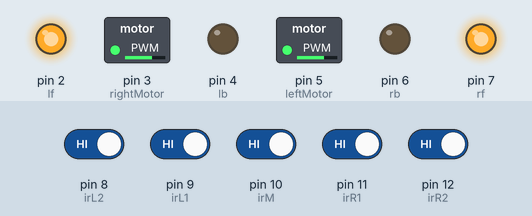
Recording of a sketch running on a simulated Arduino Uno, built with avr-gcc and run on an emulated ATmega328P. Parts: switched loads named in the sketch (green lamp = pin HIGH), output pins drawn as LEDs (lit = HIGH). The test bench sets the inputs (shaded band); at power-on: pin 8 (irL2), pin 9 (irL1), pin 10 (irM), pin 11 (irR1), pin 12 (irR2) HIGH.

Above: at 1.2 s.
1.3 s: pin 9 (irL1) driven LOW
At 2.6 s:
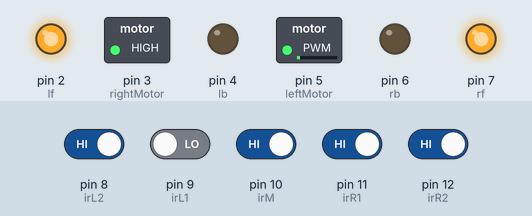
3.8 s: pin 10 (irM) driven LOW
At 5.7 s:
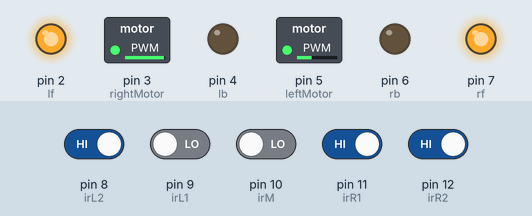
6.3 s: pin 12 (irR2) driven LOW
At 6.8 s:
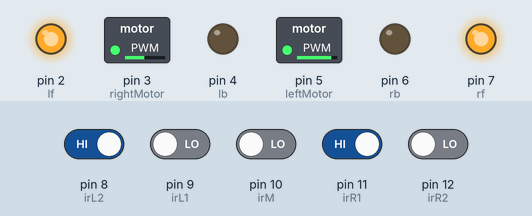
9.3 s: pin 8 (irL2) driven LOW
At 10.3 s:
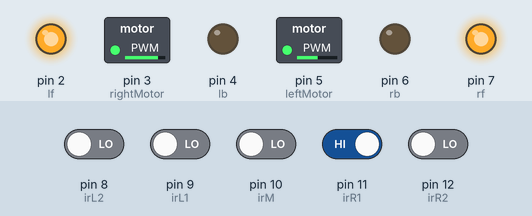
10.8 s: pin 11 (irR1) driven LOW
At 11.5 s:
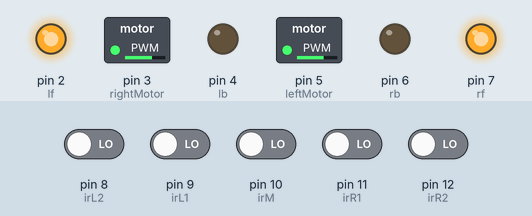
12.3 s: pin 9 (irL1) driven HIGH
At 12.6 s:
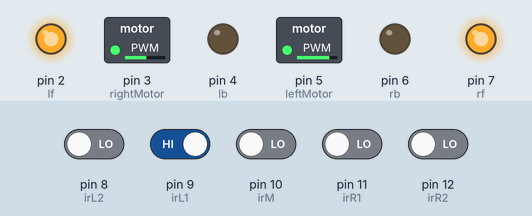
Timing chart, 0 to 33.7 s (numbered marks = the images above; inputs shaded):
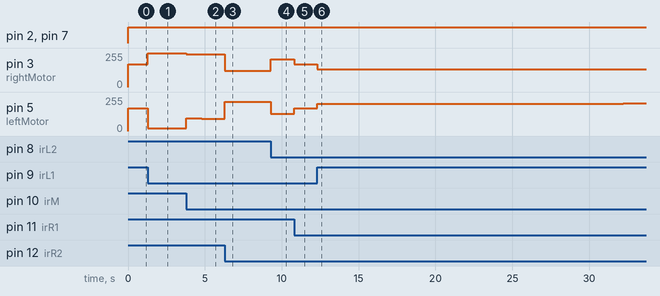

The sketch:

mainprogram-draft2.ino
```cpp
// INCORPORATNG EVERYTHING INCLUDING PID, THIS IS FINAL CODE (HAS BEEN TESTED)

// pin numbers for motors and wheel servos

#define leftMotor 5
#define rightMotor 3
#define lf 2    // left forward servo
#define rf 7    // right forward servo
#define lb 4    // left back servo
#define rb 6    // right back servo

// pin numbers for sensor array

#define irL2 8  // left most
#define irL1 9  // left of middle
#define irM 10  // middle
#define irR1 11  // right of middle
#define irR2 12  // right most

float error;
float previousError = 0;
float integral = 0;

float baseSpeed = 170.0;
float leftSpeed;
float rightSpeed;

unsigned long currentTime;    // used to calculate delta time
unsigned long lastTime;

float Kp = 150.0;
float Kd = 10.0;    // constants used to calculate PID
float Ki = 0.5;

void setup() {
  pinMode(leftMotor, OUTPUT);
  pinMode(rightMotor, OUTPUT);
  pinMode(lf, OUTPUT);
  pinMode(rf, OUTPUT);
  pinMode(lb, OUTPUT);
  pinMode(rb, OUTPUT);

  pinMode(irL2, INPUT);
  pinMode(irL1, INPUT);
  pinMode(irM, INPUT);
  pinMode(irR1, INPUT);
  pinMode(irR2, INPUT);

  lastTime = micros();
  //Serial.begin(9600);
}

void loop() {
  error = ReadSensors();
  float PID_Output = CalculatePID(error);

  leftSpeed = baseSpeed - PID_Output;
  rightSpeed = baseSpeed + PID_Output;  // speed is adjusted according to PID to allow robot to move smoothly and accurately

  // maximum and minimum thresholds for speed, since we can only analogWrite values between 0-255 inclusive
  if (leftSpeed > 255.0){
    leftSpeed = 255.0;
  }
  else if (leftSpeed < 0){
    leftSpeed = 0;
  }

  if (rightSpeed > 255.0){
    rightSpeed = 255.0;
  }
  else if (rightSpeed < 0){
    rightSpeed = 0;
  }

  leftSpeed = round(leftSpeed);     // converting speeds from float to int since the movement functions need integer value for speed
  rightSpeed = round(rightSpeed);
  //Serial.print(" | left speed: "+String(leftSpeed)+" right speed: "+String(rightSpeed));

  Forward(leftSpeed, rightSpeed);  // the direction will be automatically changed by the varying left and right speeds

  //Serial.println();   // going to next line
}
```

movement-funcs.ino
```cpp
//  ALL MOVEMENT FUNCTIONS, STOP AND REVERSE NO LONGER USED SO THEY AREN'T HERE

void Forward(int _leftSpeed, int _rightSpeed){
  digitalWrite(lf, HIGH);
  digitalWrite(rf, HIGH);

  digitalWrite(lb, LOW);
  digitalWrite(rb, LOW);

  analogWrite(leftMotor, _leftSpeed);
  analogWrite(rightMotor, _rightSpeed);
}

void TurnRight(int _leftSpeed, int _rightSpeed){
  digitalWrite(lf, HIGH);
  digitalWrite(rf, LOW);

  digitalWrite(lb, LOW);
  digitalWrite(rb, LOW);

  analogWrite(leftMotor, _leftSpeed);
  analogWrite(rightMotor, _rightSpeed);
}

void TurnLeft(int _leftSpeed, int _rightSpeed){
  digitalWrite(lf, LOW);
  digitalWrite(rf, HIGH);

  digitalWrite(lb, LOW);
  digitalWrite(rb, LOW);

  analogWrite(leftMotor, _leftSpeed);
  analogWrite(rightMotor, _rightSpeed);
}
```

pid-funcs.ino
```cpp
// FUNCTIONS FOR CALCULATING DELTA TIME AND CALCULATING PID

float CalculateDeltaTime(){
  currentTime = micros();   // total time since start
  float _dt = (currentTime - lastTime) / 1000000.0;   // difference in time between each loop, converted to seconds
  lastTime = currentTime;   // last time updated for next loop
  //Serial.print(" | dt: "+String(_dt));

  return _dt;
}

float CalculatePID(float _error){
  float deltaTime = CalculateDeltaTime();
  float _output;

  if (deltaTime <= 0){  // to prevent dividing by zero
    _output = 0;
  }
  else{
    integral = integral + (_error * deltaTime);   // sums errors over time
    float _derivative = (_error - previousError) / deltaTime;   // rate of change of errors

    previousError = _error;   // previous error updated for next loop

    _output = (Kp * _error) + (Ki * integral) + (Kd * _derivative); // calculating PID output

    // limits output to prevent integral windup, NOTE: speeds can still exceed max and min values with this so they also need to be limited seperately
    if (_output > 255.0){
      _output = 255.0;
      integral = integral - (_error * deltaTime);  // prevents integral from further accumulating
    }
    else if (_output < -255.0){
      _output = -255.0;
      integral = integral - (_error * deltaTime);  // prevents integral from further accumulating
    }
  }

  return _output;
}
```

reading-sensors.ino
```cpp
//  FUNCTION FOR READING SENSORS AND CALCULATING ERROR FROM LINE

float ReadSensors(){
  int _readingL2 = !digitalRead(irL2);
  int _readingL1 = !digitalRead(irL1);
  int _readingM = !digitalRead(irM);    // reading all sensors,
  int _readingR1 = !digitalRead(irR1);  // ! inverts the values since the formula for calculating error assumes that a sensor detecting the line gives value 1
  int _readingR2 = !digitalRead(irR2);

  //Serial.print("Readings: "+String(_readingL2)+" "+String(_readingL1)+" "+String(_readingM1)+" "+String(_readingM2)+" "+String(_readingR1)+" "+String(_readingR2)); // prints readings in a line e.g  0 1 0 0 0

  if ((_readingL2 + _readingL1 +_readingM + _readingR1 + _readingR2) == 0){ // prevents dividing by zero in weight position formula
    return previousError;
  }

  // weighted position algorithm to calculate error

  float _currentPosition = float(_readingL2*0 + _readingL1*1 + _readingM*2 + _readingR1*3 + _readingR2*4) / (_readingL2 + _readingL1 + _readingM + _readingR1 + _readingR2);
  float _normalPosition = 2.0;
  float _error = _normalPosition - _currentPosition;  // negative error means robot is left side of line (needs to move right),
                                                      // positive error means robot is right side of line (needs to move left)

  // value of _currentPosition will be between 0 and 4.0 inclusive, hence value of _error will be between -2.0 and 2.0 inclusive

  //Serial.print(" | error: "+String(_error));
  return _error;
}
```

Measured:
- after the input at 1.3 s, pin 3 (rightMotor): 170/255 → 255/255 at once; pin 5 (leftMotor): 170/255 → 20/255 at once, → 19/255 1.0 s later
- after the input at 3.8 s, pin 3 (rightMotor): 255/255 → 246/255 at once, → 247/255 1.0 s later; pin 5 (leftMotor): 19/255 → 94/255 at once, → 93/255 1.0 s later
- after the input at 6.3 s, pin 3 (rightMotor): 247/255 → 122/255 at once, → 121/255 2.2 s later; pin 5 (leftMotor): 93/255 → 218/255 at once, → 219/255 2.2 s later
- after the input at 9.3 s, pin 3 (rightMotor): 121/255 → 209/255 at once; pin 5 (leftMotor): 219/255 → 131/255 at once
- after the input at 10.8 s, pin 3 (rightMotor): 209/255 → 171/255 at once; pin 5 (leftMotor): 131/255 → 169/255 at once
- after the input at 12.3 s, pin 3 (rightMotor): 171/255 → 134/255 at once, → 133/255 19.9 s later; pin 5 (leftMotor): 169/255 → 206/255 at once, → 207/255 19.9 s later
